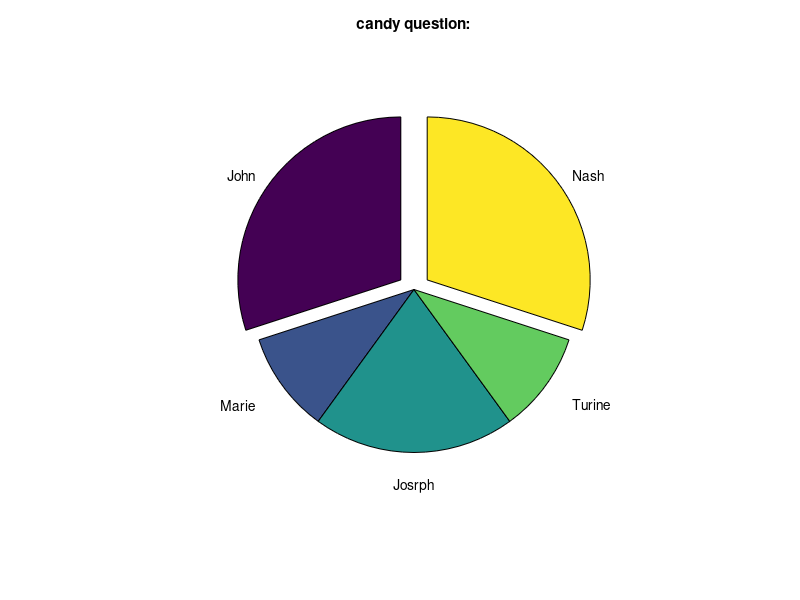

This figure's MATLAB source:
clear,clc
money=[15 5 10 5 15];
name={'John','Marie','Josrph','Turine','Nash'};
explode=[1 0 0 0 1];
pie(money,explode,name)
title('candy question:')
